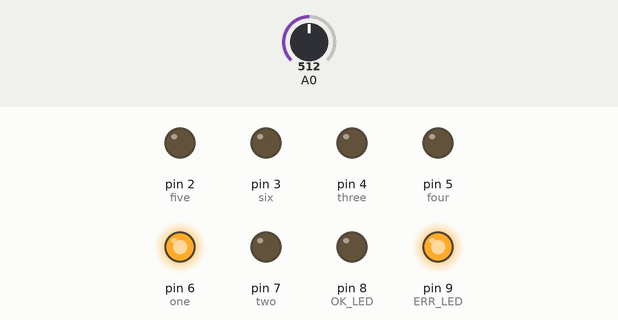
Recording of a program running on a simulated Arduino Uno, built with avr-gcc and run on an emulated ATmega328P. Shown: output pins drawn as LEDs (lit = HIGH). The test bench sets the inputs (shaded band); at power-on: A0 = 512.

Above: at 0.2 s.
Timing chart, 0 to 1.7 s (numbered marks = the images above):
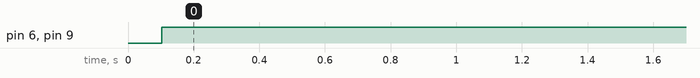

Measured:
- by itself, pin 6 (one), pin 9 (ERR_LED): LOW → HIGH at 0.10 s

The program:

main.cpp
```cpp
#include "Heater.h"
#include "PID.h"
#include "Temp.h"
#include "SPI.h"

/**
 * Fractalistic main
 *
 */

const int MINIMAL_EFFECT = 1;

const int OK_LED = 8;
const int ERR_LED = 9;

const int one = 6;
const int two = 7;
const int three = 4;
const int four = 5;
const int five = 2;
const int six = 3;

const bool debug = false;

const int tempHome = 63; // Celcius
const int tempAway = 30; // Celcius

int desiredTemp = tempHome;
int lastDesiredTemp = desiredTemp;

Temp temp(A0);
Heater heater(one, two, three, four, five, six);
PID pid(8, 0.2, 5);

float output;
int outputRes;
int currentTemp;

String mode;
String forecast;

// Arduino Setup
void setup(){

  mode = "home";

  // PinMode
  pinMode(one, OUTPUT);
  pinMode(two, OUTPUT);
  pinMode(three, OUTPUT);
  pinMode(four, OUTPUT);
  pinMode(five, OUTPUT);
  pinMode(six, OUTPUT);
  pinMode(ERR_LED, OUTPUT);
  pinMode(OK_LED, OUTPUT);

  // PID
  pid.setOutputMin(0);
  pid.setOutputMax(200);

  // Set to zero when we start
  heater.setEffect(0);

  Serial.begin(9600);

  if (debug) {
    // Serial

    Serial.println("Fractalistic starting");
    Serial.print("Testing relays ...");

    for(int i = 1; i<11; i++){
      heater.setEffect(i);
      delay(500);
    }

    Serial.println("OK");
  }

}


String parseJson(String jsonStr, String key){
  int kStart = jsonStr.indexOf(key);

  if(kStart == -1){
    return "";
  }

  int divider = jsonStr.indexOf(":", kStart + 1);
  int vStart = jsonStr.indexOf("\"", divider) + 1;

  int vEnd = jsonStr.indexOf("\"", vStart) + 1;

  String value = jsonStr.substring(vStart, vEnd - 1);

  return value;
}


// Arduino Main Loop
void loop(){
  boolean isJson = false;

  String jsonStr;

  output = 0;
  outputRes = 0;
  currentTemp = 0;

  temp.measure();
  currentTemp = temp.getTemp();

  output = pid.compute(currentTemp, float(desiredTemp));

  // Convert to get resolution right
  outputRes = int((output + 10) * (9.0 / (pid.getOutputMax() - pid.getOutputMin())));

  if(temp.isError()){
    digitalWrite(ERR_LED, HIGH);
    digitalWrite(OK_LED, LOW);

    heater.setEffect(MINIMAL_EFFECT);
  }

  else{
    digitalWrite(ERR_LED, LOW);
    digitalWrite(OK_LED, HIGH);

    heater.setEffect(outputRes);
  }


  if(Serial.available() > 0){
    while(Serial.available() > 0){
      char in = Serial.read();

      if(in == '{'){
        isJson = true;
      }

      if(isJson){
        jsonStr += in;
      }

      if(in == '}'){
        isJson = false;
      }
    }

    delay(200);

    String jsonMode = parseJson(jsonStr, "mode");
    String outside = parseJson(jsonStr, "outside");

    if(jsonMode == "home"){
      mode = "home";
      desiredTemp = tempHome;
    }
    else if(jsonMode == "away"){
      mode = "away";
      desiredTemp = tempAway;
    }

    Serial.print("{");
    Serial.print("'id':'main-log',");

    Serial.print("'debug':");
    Serial.print(debug);
    Serial.print(",");

    Serial.print("'err':");
    Serial.print(temp.isError());
    Serial.print(",");

    Serial.print("'temp':");
    Serial.print(currentTemp);
    Serial.print(",");

    Serial.print("'desiredTemp':");
    Serial.print(desiredTemp);
    Serial.print(",");

    Serial.print("'outputRes':");
    Serial.print(outputRes);
    Serial.print(",");

    Serial.print("'lastRawTemp':");
    Serial.print(temp.getLastRawTemp());
    Serial.print(",");

    Serial.print("'lastRes':");
    Serial.print(temp.getLastRes());
    Serial.print(",");

    Serial.print("'mode':");
    Serial.print("'" + mode + "'");
    Serial.print(",");

    Serial.print("'outside':");
    Serial.print("'" + outside + "'");
    Serial.print(",");

    Serial.print("'lastP':");
    Serial.print(pid.getLastP());
    Serial.print(",");

    Serial.print("'lastI':");
    Serial.print(pid.getLastI());
    Serial.print(",");

    Serial.print("'lastD':");
    Serial.print(pid.getLastD());
    Serial.print(",");

    Serial.print("'measureTime':");
    Serial.print(pid.getLastMeasureTime());
    Serial.print(",");

    Serial.print("'output':");
    Serial.print(output);
    Serial.print("}");

    Serial.println();
  }

  // Rest if desired temp has not changed
  if(lastDesiredTemp == desiredTemp){
    delay(30000);
  }

  lastDesiredTemp = desiredTemp;
}
```

Heater.cpp
```cpp
#include "Arduino.h"
#include "Heater.h"

/**
 * Constructor
 *
 */
Heater::Heater(int one, int two, int three, int four, int five, int six){
	_one = one;
	_two = two;
	_three = three;
	_four = four;
	_five = five;
	_six = six;
}


void Heater::setEffect(int e){

	// Each effect step has a binary equivalent for digitalWrite
	byte pattern[] = {B000000, B100000, B101000, B101010, B011010, B010110, B010101, B110101, B111101, B111111};

	digitalWrite(_two, bitRead(pattern[e], 4)); digitalWrite(_four, bitRead(pattern[e], 2)); digitalWrite(_six, bitRead(pattern[e], 0));
	digitalWrite(_one, bitRead(pattern[e], 5)); digitalWrite(_three, bitRead(pattern[e], 3)); digitalWrite(_five, bitRead(pattern[e], 1));
}
```

Heater.h
```cpp
/*
  Heater.h - Library for ..
  Created may 2013.
  Released into the public domain.
*/

#ifndef Heater_h
#define Heater_h

#include "Arduino.h"

class Heater{
  public:
		Heater(int, int, int, int, int, int);
		void setEffect(int output);

	private:
		int _one;
		int _two;
		int _three;
		int _four;
		int _five;
		int _six;
};

#endif
```

PID.cpp
```cpp
#include "Arduino.h"
#include "PID.h"

/**
 * En enkel PID-regulator
 *
 */


PID::PID(float kp, float ki, float kd){
	_kp = kp;
	_ki = ki;
	_kd = kd;

	_lastTime = -100000;

	_lastP = 0;
	_lastI = 0;
	_lastD = 0;
}

void PID::setOutputMax(float max){
	_outMax = max;
}

void PID::setOutputMin(float min){
	_outMin = min;
}

float PID::getOutputMax(){
	return _outMax;
}

float PID::getOutputMin(){
	return _outMin;
}


float PID::compute(float input, float setPoint){

	// TODO:
	// float span = (_outputMax - _outputMin) / (_inputMax - _inputMin);

	float error;

	float p;
	float i;
	float d;
	float output = 0.0;

	long unsigned now = millis();
	long unsigned timeD = (now - _lastTime) / 1000; // Seconds since last computation

	// Run every second minute if set point hasn't changed
	if(setPoint == _lastSetPoint && timeD < 60){
		return _lastOutput;
	}

	// Beräkna felet
	error = setPoint - input;

	// Beräkna Proportionell del
	p = error;

	// Beräkna Integral
	// Addera aktuellt fel till summan för att få ytan under kurvan
	// iTerm = _ki * timeD * (error + iTerm);
	iTerm += timeD * 0.1 * error;

	if(iTerm > _outMax){
		iTerm = _outMax;
	}
	else if(iTerm < _outMin){
		iTerm = _outMin;
	}

	i = iTerm;

	// Beräkna Derivata dy/dx
	d = (input - _lastInput) / timeD;

	output = (p * _kp) + (i * _ki) - (d * _kd);

	if(output > _outMax){
		output = _outMax;
	}
	else if(output < _outMin){
		output = _outMin;
	}

	_lastInput = input;
	_lastError = error;
	_lastOutput = output;

	_lastP = p * _kp;
	_lastI = i * _ki;
	_lastD = d * _kd;

	_lastSetPoint = setPoint;

	_lastTime = now;

	return output;
}


float PID::getLastP(){
	return _lastP;
}

float PID::getLastI(){
	return _lastI;
}

float PID::getLastD(){
	return _lastD;
}


long unsigned PID::getLastMeasureTime(){
	return _lastTime;
}
```

PID.h
```cpp
/*
  PID.h - Library for ..
  Created by David 27 may 2013.
  Released into the public domain.
*/

#ifndef PID_h
#define PID_h

class PID{
  public:
    PID(float kp, float ki, float kd);
    void setOutputMin(float);
    void setOutputMax(float);

    float getOutputMin();
    float getOutputMax();

    float compute(float input, float setPoint);

    float getLastP();
    float getLastI();
    float getLastD();

    long unsigned getLastMeasureTime();

   private:
    float _kp;
    float _ki;
    float _kd;

    float _input;
    float _output;
    float _setPoint;

    float _lastError;
    float _lastInput;
    float _lastOutput;
    float _lastSetPoint;

    long unsigned _lastTime;
    float iTerm;

    int _outMin;
    int _outMax;

    float _lastP, _lastI, _lastD;

};

#endif
```

Temp.cpp
```cpp
#include "Arduino.h"
#include "Temp.h"

Temp::Temp(int thermistorPin){
	_res = 0;
	_temp = 0;
	_thermistorPin = thermistorPin;
}

void Temp::measure(){
	int num = 10;

	float measure[num];
	float sum;

	// Measure num times
	for(int i = 0; i<num; i++){
		measure[i] = Temp::getOhm();

		// Wait 0.01 sec
		delay(10);
	}

	// Calculate sum
	for(int i = 0; i<num; i++){
		sum += measure[i];
	}

	// Calculate average
	_res = sum / num;

	_temp = Temp::getTempFromRes( _res );
}


int Temp::getTemp(){
	return _temp;
}

float Temp::getLastRes(){
	return _lastRes;
}

int Temp::getLastRawTemp(){
	return _lastRawTemp;
}


int Temp::getTempFromRes(float r){
	float temp;

	temp = (r - 815.8) / 7.95;

	_lastRawTemp = temp;

	// Make sure we don't get crazy output ..
	if(temp < 10){
		temp = 10;
	}

	if(temp > 90){
		temp = 90;
	}

	return temp;
}


float Temp::getOhm(){
  int sensorValue;

  float v;
  float r;
  float rMin = 800;
  float rMax = 1700;

  sensorValue = analogRead(_thermistorPin);

  v = sensorValue * (5.0 / 1023.0);

  // Calculate resistance
  r = 10000 * ((5/v)-1);

  _lastRes = r;

  if(r < rMin){
	_isErr = true;
  }

  else if(r > rMax){
	_isErr = true;
  }

  else{
	_isErr = false;
  }

  return r;
}

bool Temp::isError(){
	return _isErr;
}
```

Temp.h
```cpp
#ifndef Temp_h
#define Temp_h

#include "Arduino.h"

class Temp{
  public:
    Temp(int thermistorPin);
    int getTemp();
    void measure();
    bool isError();

    float getLastRes();
    int getLastRawTemp();

   private:
    int getTempFromRes(float r);
    float getOhm();

    int _thermistorPin;

    int _temp;
    int _lastRawTemp;

    float _res;
    float _lastRes;

    bool _isErr;
};

#endif
```
